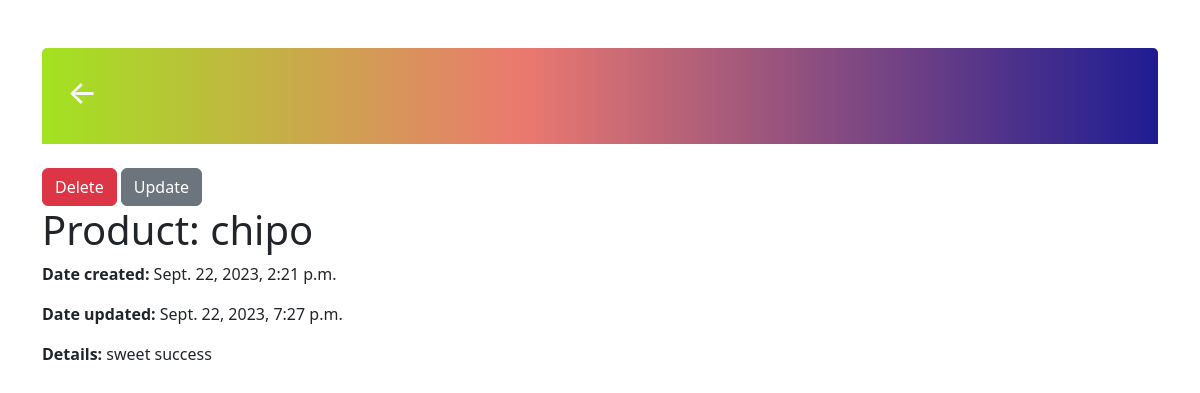
Screenshot of /task/39/ (signed in) with the database file from the repository.
### todos/models.py (models this page shows)
class Task(models.Model):
    user = models.ForeignKey(User, on_delete=models.CASCADE, null=True, blank=True)
    title = models.CharField(max_length=200)
    details = models.TextField(max_length=1000, null=True, blank=True)
    created_at = models.DateTimeField(auto_now_add=True)
    updated_at = models.DateTimeField(auto_now=True)
    def __str__(self):
        return self.title

### todos/views.py (the view)
# urls.py: path('task/<int:pk>/', TaskDetailView.as_view(), name="task"),
class TaskDetailView(LoginRequiredMixin, DetailView):
    model = models.Task
    context_object_name = 'task'
    template_name = 'todos/task_detail.html'

### todos/templates/todos/task_detail.html (shortened to what this page needs)
<!DOCTYPE html>
<html lang="en">
<head>
    <link href="https://cdn.jsdelivr.net/npm/bootstrap@5.3.1/dist/css/bootstrap.min.css" rel="stylesheet">
</head>
<body>
    <div class="container justify-content-center py-5">
        <div class="header-bar">
            <h2><a href="{% url 'tasks' %}">&#8592;</a></h2>
        </div>
        <div class="mt-4">
            <a class="btn btn-danger"  href="{% url 'task-delete' task.id %}">Delete</a>
            <a class="btn btn-secondary" href="{% url 'task-update' task.id %}">Update</a>
        </div>
        <h1>Product: {{task}}</h1>
        <p><strong>Date created: </strong> {{ task.created_at }}</p>
        <p><strong>Date updated: </strong> {{ task.updated_at }}</p>
        <p><strong>Details: </strong> {{ task.details }}</p>
    </div>
</body>
</html>

### todos/templates/todos/task_detail.html (style rules this page uses)
.header-bar { display: flex; justify-content: space-between; color: #fff; padding: 25px; border-radius: 5px 5px 0 0; background: linear-gradient(90deg, #a2e320 0%, #EB796F 43%, #1e1c93 100%); }
.header-bar a { color: rgb(247, 247, 247); text-decoration: none; }

### rows the page displays
Task: title "chipo", created_at "Sept. 22, 2023, 2:21 p.m.", updated_at "Sept. 22, 2023, 7:27 p.m.", details "sweet success"
